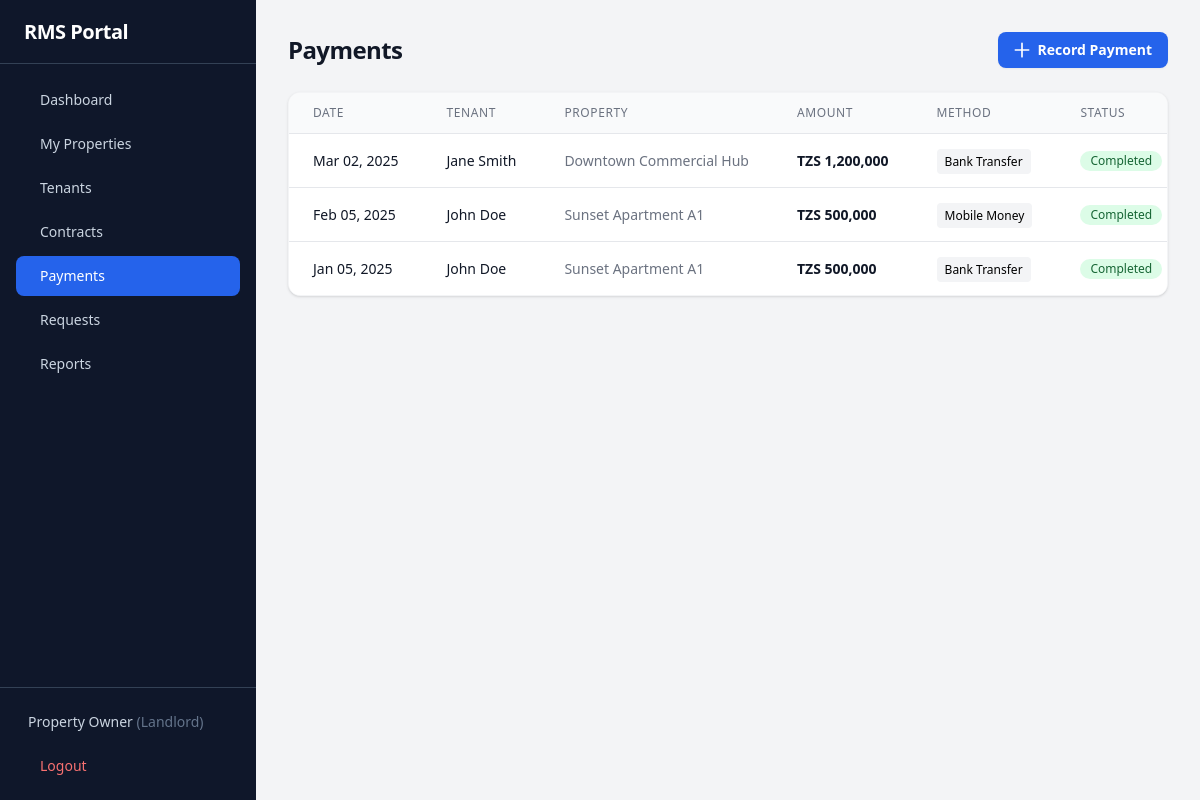
Page /payments.php (signed in) on the committed database.
### tables this page shows
CREATE TABLE IF NOT EXISTS users (
    id VARCHAR(20) PRIMARY KEY,
    username VARCHAR(50) UNIQUE NOT NULL,
    password VARCHAR(255) NOT NULL,
    full_name VARCHAR(255) DEFAULT NULL,
    phone VARCHAR(50) DEFAULT NULL,
    email VARCHAR(255) DEFAULT NULL,
    nida VARCHAR(50) DEFAULT NULL,
    role ENUM('admin','tenant','landlord') NOT NULL DEFAULT 'tenant',
    approved TINYINT(1) NOT NULL DEFAULT 1,
    property_address TEXT DEFAULT NULL,
    tenant_id VARCHAR(20) DEFAULT NULL,
    must_change_password TINYINT(1) NOT NULL DEFAULT 1,
    created_at TIMESTAMP DEFAULT CURRENT_TIMESTAMP
);

CREATE TABLE IF NOT EXISTS payments (
    id VARCHAR(20) PRIMARY KEY,
    contract_id VARCHAR(20) NOT NULL,
    amount DECIMAL(12,2) NOT NULL DEFAULT 0,
    date DATE NOT NULL,
    method VARCHAR(50) NOT NULL DEFAULT 'bank_transfer',
    status ENUM('completed','pending') NOT NULL DEFAULT 'pending',
    control_number VARCHAR(50) DEFAULT NULL,
    created_at TIMESTAMP DEFAULT CURRENT_TIMESTAMP
);

CREATE TABLE IF NOT EXISTS tenants (
    id VARCHAR(20) PRIMARY KEY,
    name VARCHAR(255) NOT NULL,
    email VARCHAR(255) DEFAULT NULL,
    phone VARCHAR(50) NOT NULL,
    nida VARCHAR(50) DEFAULT NULL,
    created_at TIMESTAMP DEFAULT CURRENT_TIMESTAMP
);

CREATE TABLE IF NOT EXISTS properties (
    id VARCHAR(20) PRIMARY KEY,
    title VARCHAR(255) NOT NULL,
    address TEXT NOT NULL,
    rent_amount DECIMAL(12,2) NOT NULL DEFAULT 0,
    status ENUM('available','rented','maintenance') NOT NULL DEFAULT 'available',
    created_at TIMESTAMP DEFAULT CURRENT_TIMESTAMP
);

### config/database.php (called while the page is built, shortened)
<?php
$DB_HOST = getenv('DB_HOST') ?: 'localhost';
$DB_NAME = getenv('DB_NAME') ?: 'rms_portal';
$DB_USER = getenv('DB_USER') ?: 'root';
$DB_PASS = getenv('DB_PASS') ?: '';
try {
    $pdo = new PDO("mysql:host=$DB_HOST;dbname=$DB_NAME;charset=utf8mb4", $DB_USER, $DB_PASS, [
        PDO::ATTR_ERRMODE => PDO::ERRMODE_EXCEPTION,
        PDO::ATTR_DEFAULT_FETCH_MODE => PDO::FETCH_ASSOC,
        PDO::ATTR_EMULATE_PREPARES => false,
    ]);
} catch (PDOException $e) {
    die("Database connection failed: " . $e->getMessage());
}
function db(): PDO {
    global $pdo;
    return $pdo;
}

### includes/auth.php (called while the page is built, shortened)
<?php
require_once __DIR__ . '/../config/database.php';
function isLoggedIn(): bool {
    return isset($_SESSION['user_id']);
}
function getCurrentUser(): ?array {
    $stmt = db()->prepare("SELECT id, username, full_name, phone, email, nida, role, approved, property_address, tenant_id, must_change_password FROM users WHERE id = ?");
    $stmt->execute([$_SESSION['user_id']]);
    return $stmt->fetch() ?: null;
}

### payments.php (the view, shortened to what this page needs)
<?php
require_once __DIR__ . '/config/database.php';
require_once __DIR__ . '/includes/auth.php';
require_once __DIR__ . '/includes/helpers.php';
$payments = db()->query("SELECT * FROM payments ORDER BY date DESC")->fetchAll();
$contracts = db()->query("SELECT c.*, t.name as tenant_name, p.title as property_title FROM contracts c JOIN tenants t ON t.id = c.tenant_id JOIN properties p ON p.id = c.property_id WHERE c.status='active'")->fetchAll();
?>
<div class="space-y-6">
    <div class="sm:flex sm:items-center justify-between">
        <h1 class="text-2xl font-bold tracking-tight text-gray-900">Payments</h1>
        <div class="mt-4 sm:ml-16 sm:mt-0 sm:flex-none">
            <a href="?action=add" class="flex items-center justify-center rounded-lg bg-blue-600 px-4 py-2 text-sm font-semibold text-white shadow-sm hover:bg-blue-500">
                <svg class="-ml-0.5 mr-1.5 h-5 w-5" fill="none" stroke="currentColor" viewBox="0 0 24 24"><path stroke-linecap="round" stroke-linejoin="round" stroke-width="2" d="M12 4v16m8-8H4"/></svg>
                Record Payment
            </a>
        </div>
    </div>
    <div class="bg-white rounded-xl shadow border border-gray-100 overflow-hidden">
        <div class="overflow-x-auto">
            <table class="min-w-full divide-y divide-gray-200">
                <thead class="bg-gray-50">
                    <tr>
                        <th class="px-6 py-3 text-left text-xs font-medium text-gray-500 uppercase tracking-wider">Date</th>
                        <th class="px-6 py-3 text-left text-xs font-medium text-gray-500 uppercase tracking-wider">Tenant</th>
                        <th class="px-6 py-3 text-left text-xs font-medium text-gray-500 uppercase tracking-wider">Property</th>
                        <th class="px-6 py-3 text-left text-xs font-medium text-gray-500 uppercase tracking-wider">Amount</th>
                        <th class="px-6 py-3 text-left text-xs font-medium text-gray-500 uppercase tracking-wider">Method</th>
                        <th class="px-6 py-3 text-left text-xs font-medium text-gray-500 uppercase tracking-wider">Status</th>
                    </tr>
                </thead>
                <tbody class="divide-y divide-gray-200 bg-white">
                    <?php foreach ($payments as $p):
                        $contract = null;
                        foreach ($contracts as $c) {
                            if ($c['id'] === $p['contract_id']) { $contract = $c; break; }
                        }
                    ?>
                    <tr class="hover:bg-gray-50">
                        <td class="whitespace-nowrap px-6 py-4 text-sm text-gray-900"><?= date('M d, Y', strtotime($p['date'])) ?></td>
                        <td class="whitespace-nowrap px-6 py-4 text-sm font-medium text-gray-900"><?= hsc($contract['tenant_name'] ?? 'Unknown') ?></td>
                        <td class="whitespace-nowrap px-6 py-4 text-sm text-gray-500"><?= hsc($contract['property_title'] ?? 'Unknown') ?></td>
                        <td class="whitespace-nowrap px-6 py-4 text-sm font-bold text-gray-900"><?= formatCurrency($p['amount']) ?></td>
                        <td class="whitespace-nowrap px-6 py-4 text-sm">
                            <span class="capitalize px-2 py-1 bg-gray-100 rounded text-xs"><?= str_replace('_', ' ', $p['method']) ?></span>
                        </td>
                        <td class="whitespace-nowrap px-6 py-4 text-sm"><?= statusBadge($p['status']) ?></td>
                    </tr>
                    <?php endforeach; ?>
                </tbody>
            </table>
        </div>
    </div>
</div>
<?php
$content = ob_get_clean();
require __DIR__ . '/includes/layout.php';

### includes/helpers.php (shortened to what this page needs)
<?php
function formatCurrency($amount): string {
    return 'TZS ' . number_format((float)$amount, 0, '.', ',');
}
function statusBadge(string $status): string {
    $classes = [
        'available' => 'bg-green-100 text-green-800',
        'rented' => 'bg-blue-100 text-blue-800',
        'maintenance' => 'bg-yellow-100 text-yellow-800',
        'active' => 'bg-green-100 text-green-800',
        'terminated' => 'bg-red-100 text-red-800',
        'completed' => 'bg-green-100 text-green-800',
        'pending' => 'bg-yellow-100 text-yellow-800',
        'approved' => 'bg-green-100 text-green-800',
        'resolved' => 'bg-green-100 text-green-800',
        'rejected' => 'bg-red-100 text-red-800',
    ];
    $class = $classes[$status] ?? 'bg-gray-100 text-gray-800';
    return "<span class=\"inline-flex rounded-full px-2.5 py-0.5 text-xs font-medium capitalize {$class}\">{$status}</span>";
}
function hsc($str): string {
    return htmlspecialchars($str ?? '', ENT_QUOTES, 'UTF-8');
}

### includes/layout.php (shortened to what this page needs)
<?php
require_once __DIR__ . '/auth.php';
require_once __DIR__ . '/helpers.php';
$user = getCurrentUser();
$current_page = basename($_SERVER['PHP_SELF'], '.php') ?: 'index';
$current_action = $_GET['action'] ?? '';
$admin_links = [
    ['name' => 'Dashboard', 'path' => 'index.php', 'icon' => 'dashboard'],
    ['name' => 'Users', 'path' => 'users.php', 'icon' => 'users'],
];
$landlord_links = [
    ['name' => 'Dashboard', 'path' => 'index.php', 'icon' => 'dashboard'],
    ['name' => 'My Properties', 'path' => 'properties.php', 'icon' => 'building'],
    ['name' => 'Tenants', 'path' => 'tenants.php', 'icon' => 'users'],
    ['name' => 'Contracts', 'path' => 'contracts.php', 'icon' => 'file-text'],
    ['name' => 'Payments', 'path' => 'payments.php', 'icon' => 'credit-card'],
    ['name' => 'Requests', 'path' => 'requests.php', 'icon' => 'message-square'],
    ['name' => 'Reports', 'path' => 'reports.php', 'icon' => 'bar-chart'],
];
$tenant_links = [
    ['name' => 'My Dashboard', 'path' => 'index.php', 'icon' => 'dashboard', 'action' => ''],
    ['name' => 'Pay Rent (Control No.)', 'path' => 'index.php?action=generate_control_number', 'icon' => 'credit-card', 'action' => 'generate_control_number'],
    ['name' => 'Renew Contract', 'path' => 'index.php?action=extension', 'icon' => 'file-text', 'action' => 'extension'],
    ['name' => 'Report Issue (Repair)', 'path' => 'index.php?action=maintenance', 'icon' => 'wrench', 'action' => 'maintenance'],
    ['name' => 'Notice to Vacate', 'path' => 'index.php?action=move_out', 'icon' => 'file-output', 'action' => 'move_out'],
];
if ($user['role'] === 'admin') {
    $links = $admin_links;
} elseif ($user['role'] === 'landlord') {
    $links = $landlord_links;
} else {
    $links = $tenant_links;
}
?>
<!DOCTYPE html>
<html lang="en">
<head>
    <script src="https://cdn.tailwindcss.com"></script>
</head>
<body class="bg-gray-100">
<div class="min-h-screen flex" x-data="{ sidebarOpen: false }">
    <aside class="fixed lg:static inset-y-0 left-0 z-30 w-64 bg-slate-900 transform transition-transform duration-200 ease-in-out -translate-x-full lg:translate-x-0 flex flex-col"
           x-bind:class="sidebarOpen ? 'translate-x-0' : '-translate-x-full lg:translate-x-0'">
        <div class="h-16 flex items-center justify-between px-6 border-b border-slate-700">
            <h1 class="text-xl font-bold text-white tracking-tight">RMS Portal</h1>
        </div>
        <nav class="flex-1 px-4 py-4 space-y-1 overflow-y-auto">
            <?php foreach ($links as $link):
                $is_active = false;
                if (isset($link['action'])) {
                    $is_active = $current_page === 'index' && $current_action === $link['action'];
                    if ($link['action'] === '') {
                        $is_active = $current_page === 'index' && $current_action === '';
                    }
                } else {
                    $is_active = $current_page === basename($link['path'], '.php');
                }
            ?>
            <a href="<?= $link['path'] ?>"
               class="flex items-center px-3 py-2.5 text-sm font-medium rounded-lg transition-colors <?= $is_active ? 'bg-blue-600 text-white' : 'text-slate-300 hover:bg-slate-800 hover:text-white' ?>">
                <?= $link['name'] ?>
            </a>
            <?php endforeach; ?>
        </nav>
        <div class="p-4 border-t border-slate-700">
            <div class="flex items-center px-3 py-2 text-sm text-slate-300">
                <span class="truncate flex-1"><?= hsc($user['full_name'] ?: $user['username']) ?> <span class="text-slate-500 capitalize">(<?= $user['role'] ?>)</span></span>
            </div>
            <a href="logout.php"
               class="mt-2 w-full flex items-center px-3 py-2 text-sm font-medium text-red-400 rounded-lg hover:bg-slate-800 transition-colors">
                Logout
            </a>
        </div>
    </aside>
    <main class="flex-1 flex flex-col min-w-0">
        <div class="flex-1 overflow-y-auto p-4 sm:p-6 lg:p-8">
            <div class="max-w-7xl mx-auto">
                <?= $content ?? '' ?>
            </div>
        </div>
    </main>
</div>
</body>
</html>

### rows in the picture
users: full_name "Property Owner", role "Landlord"
payments: date "Mar 02, 2025", amount "TZS 1,200,000", method "Bank Transfer", status "Completed"
tenants: name "Jane Smith"
properties: title "Downtown Commercial Hub"
payments: date "Feb 05, 2025", amount "TZS 500,000", method "Mobile Money", status "Completed"
tenants: name "John Doe"
properties: title "Sunset Apartment A1"
payments: date "Jan 05, 2025", amount "TZS 500,000", method "Bank Transfer", status "Completed"

### other values in the picture
$link['name'] "Dashboard"
$link['name'] "My Properties"
$link['name'] "Tenants"
$link['name'] "Contracts"
$link['name'] "Payments"
$link['name'] "Requests"
$link['name'] "Reports"
